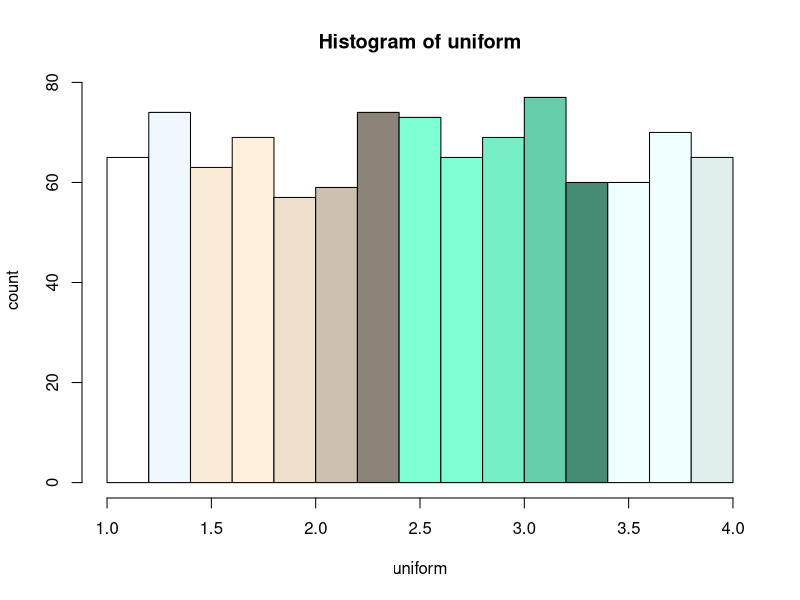
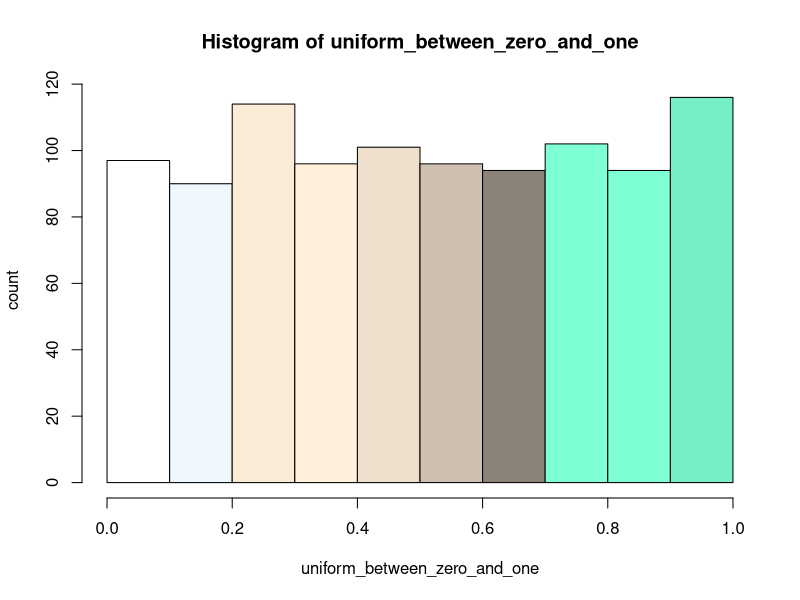
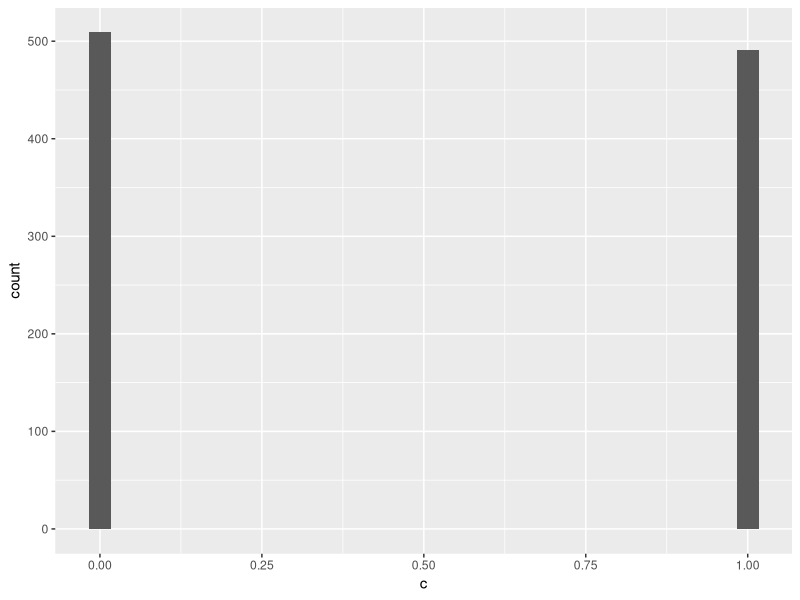
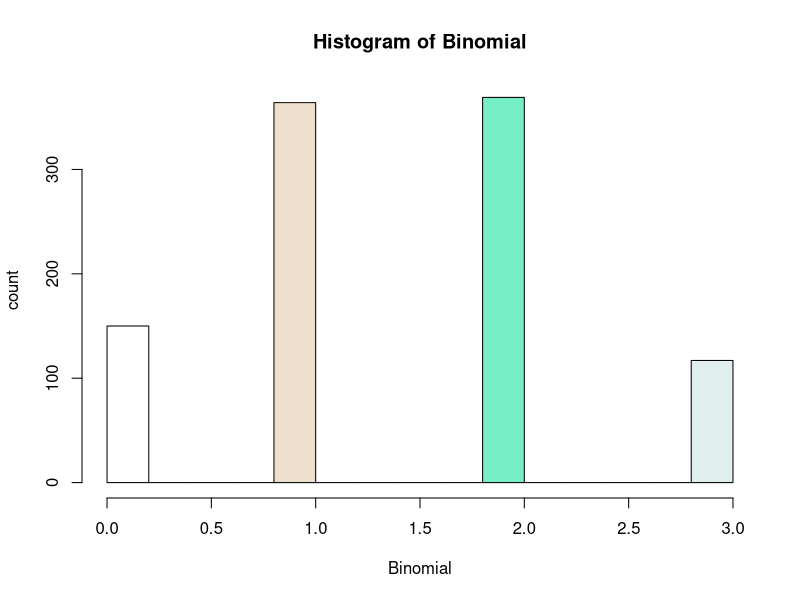
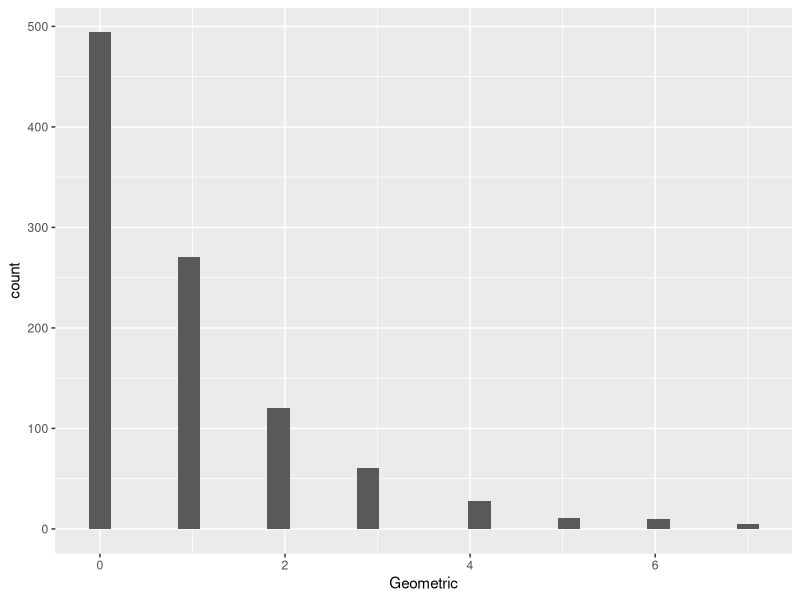
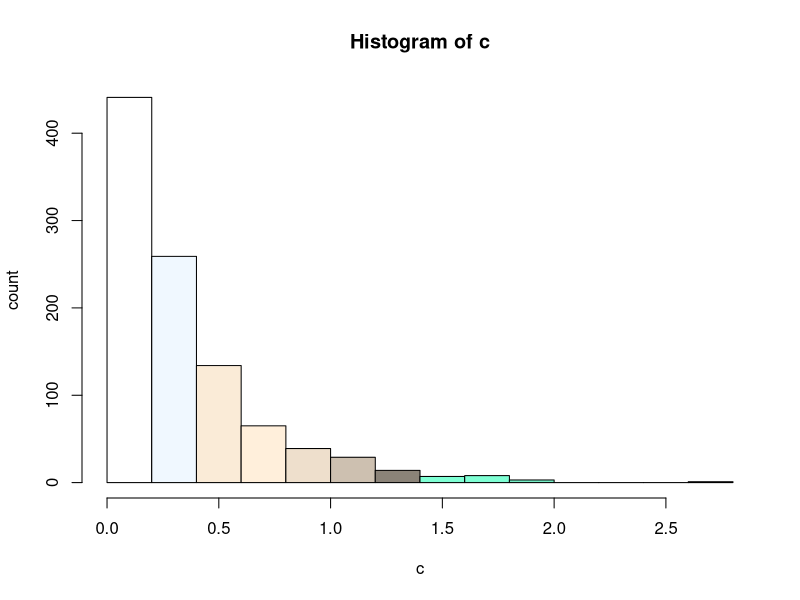
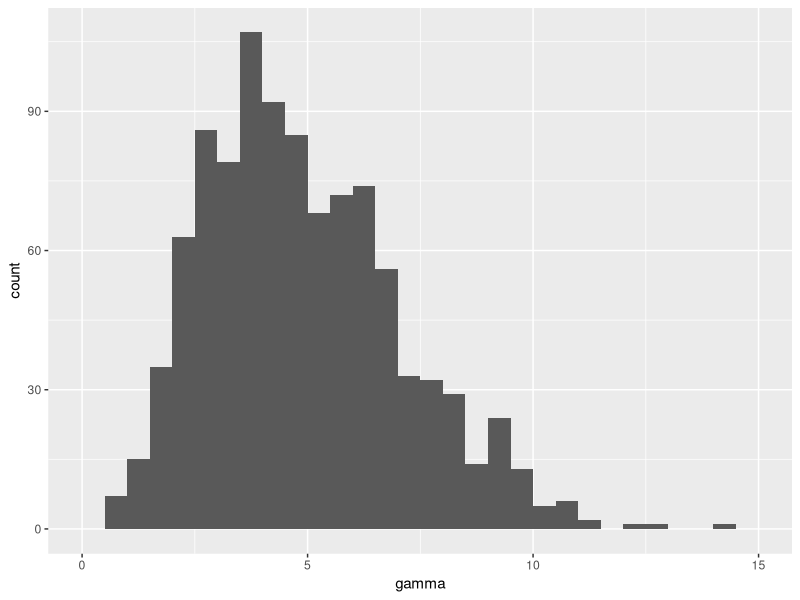
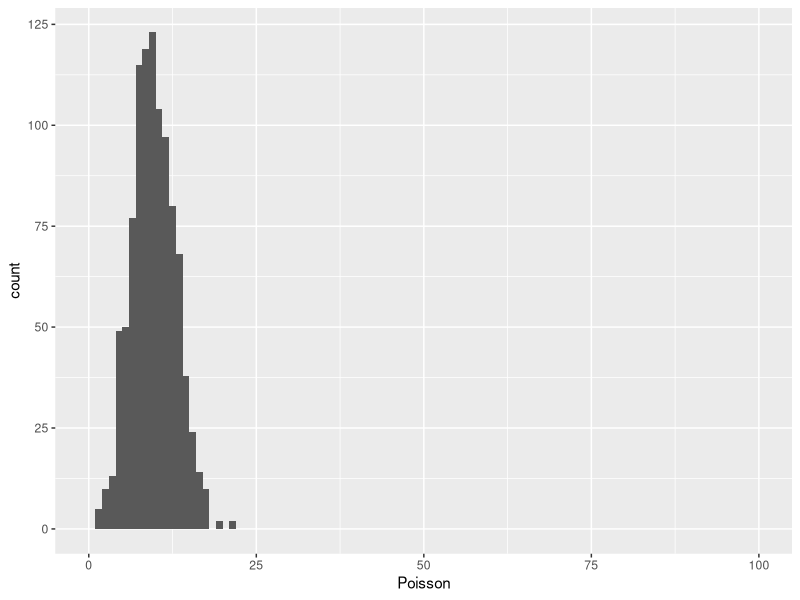

Here is the R script that generated these plots, in order:
library(ggplot2)

#1
# we are using Linear congruential generator its better not to change the parameters
regnrator <- function(m = 2 ^ 48, a = 25214903917, c = 11, floor = 0,  roof = 1, n = 1, Integer = FALSE){
  
  distance <- roof - floor
  
  #seed(using system time for most randomness):
  seed <- as.numeric(Sys.time()) * 1000
  
  #output numbers:
  numbers <- vector(length = n)
  
  seed <- (a * seed + c) %% m
  for(i in 1:n){
    seed <- (a * seed + c) %% m
    numbers[i] <- (seed / m) * distance + floor
  }
  
  if(Integer)
    for(i in 1:n)
      numbers[i] <- as.integer(numbers[i])
  
  return(numbers)
  
}
#2
dugen <- function(a,b){
  s = min(a,b)
  s2 = max(a,b)
  return(regnrator(n = 1,floor = s,roof = s2))
}
#3
cugen <- function(){
  return(dugen(1,0))
}
#4
brgen <- function(p)
{
  temp <- cugen()
  if(temp < p)
    return(1)
  else
    return(0)
}
#5
bigen <- function(p, n)
{
  temp2 <- 1
  for(i in 1:n)
    temp2 <- temp2 + brgen(p)
  temp2 <- temp2 - 1
  return(temp2)
}
#6
gegen <- function(parameter){
  
  i <- 0
  result <- brgen(parameter) 
  
  while(result == 0){
    result <- brgen(parameter)
  }
  result <- brgen(parameter)
  
  while(result == 0){
    i = i+1
    result <- brgen(parameter)
  }
  return(i)
}
#7
expgen <- function(lambda){
  uni <- cugen()
  exp <- (-1.0/lambda)*log(uni)
  return(exp)
}

#8
gagen <- function(exp_parameter, k){
  sum <- 0
  for(i in 1:k){
    sum <- sum + expgen(exp_parameter)
  }
  return(sum)
}

# 9
pogen <- function(ex,t = 1){
  i = 0;
  sum = expgen(ex)
  while(sum < t)
  {
    sum = sum + expgen(ex)
    i = i + 1 
  }
  return(i)
}


#10
nogen <- function(u, s){
  pois <- pogen(s) #pois = poisson(sigma) ~ N(sigma, sigma)
  normal <- pois - s + u #normal = N(u, sigma) as CLT does
  return(normal)
}

#11

#part 1
f1 <- function(){
  # numbers = 100 , between 0 to 1
  hist(regnrator(n=100), ylab = "count", col = colors())
  # numbers = 1000 , 1 to 10
  hist(regnrator(n=1000, floor = 1, roof = 10), ylab = "count", col = colors())
  # numbers = 1000 , 1 to 10 , Integer = TRUE
  qplot(regnrator(n=1000, floor = 1, roof = 10, Integer = TRUE), ylab = "count")
}

#part 2

f2 <- function(a,b){
  s = 1
  c = c(dugen(a,b))
  k = dugen(a,b)
  while (s < 1000){
    while (k == c[s]){
      k = dugen(a,b)
    }
    c = c(c,k)
    s = s + 1
  }
  uniform = c
  hist(uniform, ylab = "count", col = colors())
}
f2(1,4)
#part 3
f3 <- function(){
  s = 1
  c = c(cugen())
  k = cugen()
  while (s < 1000){
    while (k == c[s]){
      k = cugen()
    }
    c = c(c,k)
    s = s + 1
  }
  uniform_between_zero_and_one = c
  hist(uniform_between_zero_and_one, ylab = "count", col = colors())
}
f3()

#part 4
f4 <- function(a){
  s = 1
  c = c(brgen(a))
  while (s < 1000){
    c = c(c,brgen(a))
    s = s + 1
  }
  qplot(c, ylab = "count")
}
f4(0.5)
#part 5
f5 <- function(a,b){
  s = 1
  c = c(bigen(a,b))
  while (s < 1000){
    c = c(c,bigen(a,b))
    s = s + 1
  }
  Binomial = c
  hist(Binomial, ylab = "count", col = colors())
}
f5(0.5,3)

#part 6
f6 <- function(a){
  s = 1
  c = c(gegen(a))
  while (s < 1000){
    c = c(c,gegen(a))
    s = s + 1
  }
  Geometric = c
  qplot(Geometric, ylab = "count")
}
f6(0.5)
#part 7
f7 <- function(a){
  s = 1
  c = c(expgen(a))
  k = expgen(a)
  while (s < 1000){
    while (k == c[s]){
      k = expgen(a)
    }
    c = c(c,k)
    s = s + 1
  }
  hist(c, ylab = "count", col = colors())
}
f7(3)
#part 8
f8 <- function(a,b){
  s = 1
  c = c(gagen(a,b))
  k = gagen(a,b)
  while (s < 1000){
    while (k == c[s]){
      k = gagen(a,b)
    }
    c = c(c,k)
    s = s + 1
  }
  bins <- seq(floor(min(c)),ceiling(max(c)),0.5)
  gamma = c
  qplot(gamma, breaks = bins, ylab = "count")
}
f8(1,5)
#part 9
f9 <- function(a,b){
  s = 1
  c = c(pogen(a,b))
  k = pogen(a,b)
  while (s < 1000){
    while (k == c[s]){
      k = pogen(a,b)
    }
    c = c(c,k)
    s = s + 1
  }
  Poisson = c
  bins = seq(0,100,1)
  qplot(Poisson, breaks = bins, ylab = "count",xlim = c(0,100))
}
f9(1,10)
# part 10
f10 <- function(a,b){
  s = 1
  c = c(nogen(a,b))
  k = nogen(a,b)
  while (s < 1000){
    while (k == c[s]){
      k = nogen(a,b)
    }
    c = c(c,k)
    s = s + 1
  }
  Normal = c
  bins = seq(-100,100,1)
  qplot(Normal, breaks = bins, ylab = "count",xlim = c(-100,100))
}
f10(0,5)